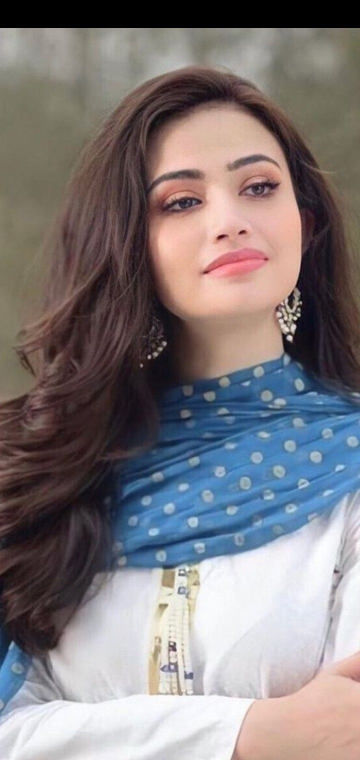
#> input picture Images/Sana Javaid.jpg, 720 x 1520 px, found by its file name (shown at 1/2 size)
$ jupyter execute '14_Make Border using OpenCV.ipynb'
#> lines starting #> are read from the running program, lines starting #| are printed output that depends on the picture
**14_Make Border using OpenCV**

[cell 1]
import cv2
import numpy as np

[cell 2]
img = cv2.imread(r"C:\Users\hp\Documents\jupyter\OpenCV by WsCube Tech\Images\Sana Javaid.jpg")
#> img is the input picture: shape (1520, 720, 3); mean B, G, R 123.9, 121.5, 127.9
img = cv2.resize(img, (300, 300))
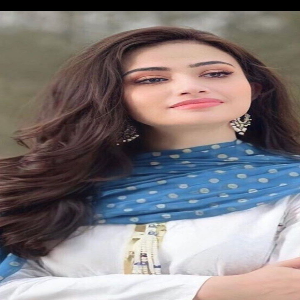
#> img: shape (300, 300, 3); mean B, G, R 123.8, 121.4, 127.9

# [9 lines of commented-out code are left out]

img3 = cv2.copyMakeBorder(img, 20, 20, 20, 20, cv2.BORDER_REFLECT)
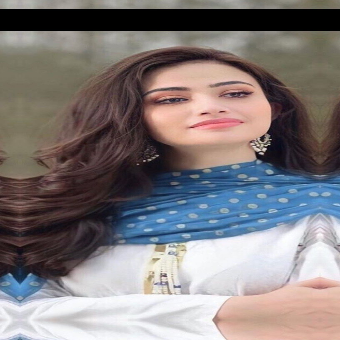
#> img3: shape (340, 340, 3); mean B, G, R 123.7, 122.5, 128.9
cv2.imshow("W3", img3)

cv2.waitKey(0)
cv2.destroyAllWindows()

$ run again, with Images/Sana.jpg copied over Images/Sana Javaid.jpg
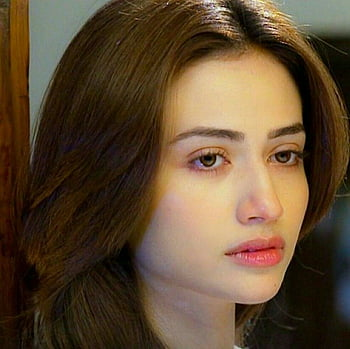
#> input picture Images/Sana.jpg, 350 x 349 px, found by its file name
#> img is the input picture: shape (349, 350, 3); mean B, G, R 51.1, 74.5, 95.4
#> img: shape (300, 300, 3)
#> `img3 = cv2.copyMakeBorder(img, 20, 20, 20, 20, cv2.BORDER_REFLECT)`:
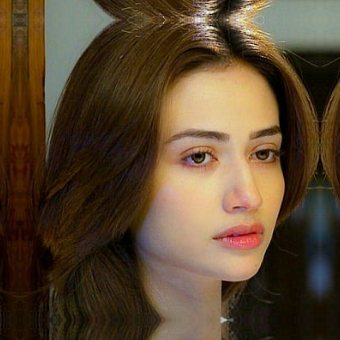
#> img3: shape (340, 340, 3); mean B, G, R 48.1, 70.8, 90

$ run again, with Images/bird.jpg copied over Images/Sana Javaid.jpg
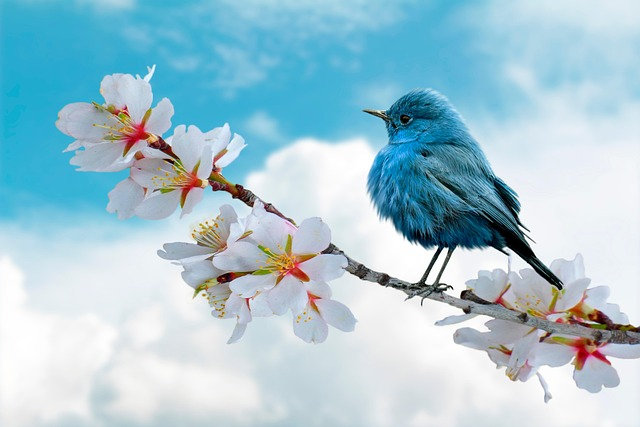
#> input picture Images/bird.jpg, 640 x 427 px, found by its file name
#> img is the input picture: shape (427, 640, 3); mean B, G, R 211.7, 199.2, 165.5
#> `img = cv2.resize(img, (300, 300))`:
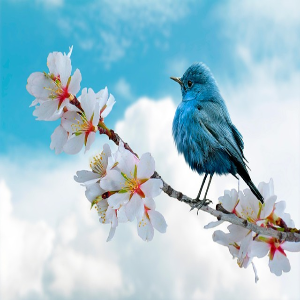
#> img: shape (300, 300, 3); mean B, G, R 211.7, 199.1, 165.4
#> `img3 = cv2.copyMakeBorder(img, 20, 20, 20, 20, cv2.BORDER_REFLECT)`:
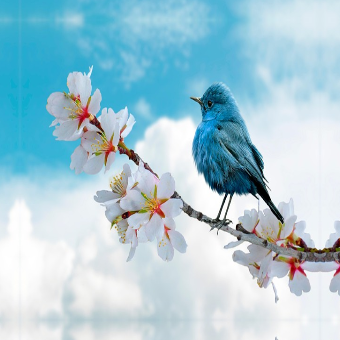
#> img3: shape (340, 340, 3); mean B, G, R 215, 202.3, 167.4
